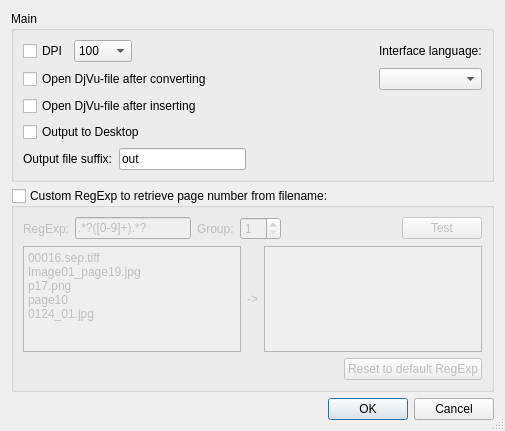
<?xml version="1.0" encoding="UTF-8"?>
<ui version="4.0">
 <class>OptionsDialog</class>
 <widget class="QDialog" name="OptionsDialog">
  <property name="geometry">
   <rect>
    <x>0</x>
    <y>0</y>
    <width>505</width>
    <height>431</height>
   </rect>
  </property>
  <property name="windowTitle">
   <string>Options</string>
  </property>
  <property name="windowIcon">
   <iconset resource="res/appicon.qrc">
    <normaloff>:/appicon</normaloff>:/appicon</iconset>
  </property>
  <property name="sizeGripEnabled">
   <bool>true</bool>
  </property>
  <property name="modal">
   <bool>true</bool>
  </property>
  <layout class="QVBoxLayout" name="verticalLayout">
   <item>
    <widget class="QGroupBox" name="groupBox">
     <property name="title">
      <string>Main</string>
     </property>
     <layout class="QGridLayout" name="gridLayout">
      <item row="1" column="0">
       <widget class="QCheckBox" name="cbOpenAfterConv">
        <property name="text">
         <string>Open DjVu-file after converting</string>
        </property>
       </widget>
      </item>
      <item row="0" column="0">
       <layout class="QHBoxLayout" name="horizontalLayout_2">
        <item>
         <widget class="QCheckBox" name="cbDPI">
          <property name="text">
           <string>DPI</string>
          </property>
         </widget>
        </item>
        <item>
         <widget class="QComboBox" name="comboDPI">
          <item>
           <property name="text">
            <string notr="true">100</string>
           </property>
          </item>
          <item>
           <property name="text">
            <string notr="true">150</string>
           </property>
          </item>
          <item>
           <property name="text">
            <string notr="true">200</string>
           </property>
          </item>
          <item>
           <property name="text">
            <string notr="true">300</string>
           </property>
          </item>
          <item>
           <property name="text">
            <string notr="true">400</string>
           </property>
          </item>
          <item>
           <property name="text">
            <string notr="true">500</string>
           </property>
          </item>
          <item>
           <property name="text">
            <string notr="true">600</string>
           </property>
          </item>
          <item>
           <property name="text">
            <string notr="true">1200</string>
           </property>
          </item>
         </widget>
        </item>
        <item>
         <spacer name="horizontalSpacer">
          <property name="orientation">
           <enum>Qt::Horizontal</enum>
          </property>
          <property name="sizeHint" stdset="0">
           <size>
            <width>40</width>
            <height>20</height>
           </size>
          </property>
         </spacer>
        </item>
       </layout>
      </item>
      <item row="2" column="0">
       <widget class="QCheckBox" name="cbOpenAfterIns">
        <property name="text">
         <string>Open DjVu-file after inserting</string>
        </property>
       </widget>
      </item>
      <item row="3" column="0">
       <widget class="QCheckBox" name="cbOutpDesktop">
        <property name="text">
         <string>Output to Desktop</string>
        </property>
       </widget>
      </item>
      <item row="4" column="0">
       <layout class="QHBoxLayout" name="horizontalLayout_3">
        <item>
         <widget class="QLabel" name="label">
          <property name="text">
           <string>Output file suffix:</string>
          </property>
         </widget>
        </item>
        <item>
         <widget class="QLineEdit" name="edOutputFileSuffix">
          <property name="text">
           <string notr="true">out</string>
          </property>
         </widget>
        </item>
        <item>
         <spacer name="horizontalSpacer_2">
          <property name="orientation">
           <enum>Qt::Horizontal</enum>
          </property>
          <property name="sizeHint" stdset="0">
           <size>
            <width>40</width>
            <height>20</height>
           </size>
          </property>
         </spacer>
        </item>
       </layout>
      </item>
      <item row="0" column="1">
       <widget class="QLabel" name="label_2">
        <property name="text">
         <string>Interface language:</string>
        </property>
       </widget>
      </item>
      <item row="1" column="1">
       <widget class="QComboBox" name="comboLang"/>
      </item>
     </layout>
    </widget>
   </item>
   <item>
    <widget class="QGroupBox" name="gbRegExp">
     <property name="title">
      <string>Custom RegExp to retrieve page number from filename:</string>
     </property>
     <property name="checkable">
      <bool>true</bool>
     </property>
     <property name="checked">
      <bool>false</bool>
     </property>
     <layout class="QVBoxLayout" name="verticalLayout_2">
      <item>
       <layout class="QHBoxLayout" name="horizontalLayout_4">
        <item>
         <widget class="QLabel" name="label_5">
          <property name="text">
           <string>RegExp:</string>
          </property>
         </widget>
        </item>
        <item>
         <widget class="QLineEdit" name="edRegExp">
          <property name="text">
           <string notr="true">.*?([0-9]+).*?</string>
          </property>
         </widget>
        </item>
        <item>
         <widget class="QLabel" name="label_4">
          <property name="text">
           <string>Group:</string>
          </property>
         </widget>
        </item>
        <item>
         <widget class="QSpinBox" name="sbGroup">
          <property name="minimum">
           <number>1</number>
          </property>
         </widget>
        </item>
        <item>
         <spacer name="horizontalSpacer_3">
          <property name="orientation">
           <enum>Qt::Horizontal</enum>
          </property>
          <property name="sizeHint" stdset="0">
           <size>
            <width>40</width>
            <height>20</height>
           </size>
          </property>
         </spacer>
        </item>
        <item>
         <widget class="QPushButton" name="btnTest">
          <property name="text">
           <string>Test</string>
          </property>
         </widget>
        </item>
       </layout>
      </item>
      <item>
       <layout class="QHBoxLayout" name="horizontalLayout_6">
        <item>
         <widget class="QPlainTextEdit" name="teDemoSrc">
          <property name="plainText">
           <string notr="true">00016.sep.tiff
Image01_page19.jpg
p17.png
page10
0124_01.jpg</string>
          </property>
         </widget>
        </item>
        <item>
         <widget class="QLabel" name="label_3">
          <property name="text">
           <string notr="true">-&gt;</string>
          </property>
         </widget>
        </item>
        <item>
         <widget class="QPlainTextEdit" name="teDemo">
          <property name="styleSheet">
           <string notr="true">background-color: palette(window)</string>
          </property>
          <property name="readOnly">
           <bool>true</bool>
          </property>
          <property name="plainText">
           <string notr="true"/>
          </property>
         </widget>
        </item>
       </layout>
      </item>
      <item>
       <layout class="QHBoxLayout" name="horizontalLayout">
        <item>
         <spacer name="horizontalSpacer_4">
          <property name="orientation">
           <enum>Qt::Horizontal</enum>
          </property>
          <property name="sizeHint" stdset="0">
           <size>
            <width>40</width>
            <height>20</height>
           </size>
          </property>
         </spacer>
        </item>
        <item>
         <widget class="QPushButton" name="btnResetRegExp">
          <property name="text">
           <string>Reset to default RegExp</string>
          </property>
         </widget>
        </item>
       </layout>
      </item>
     </layout>
    </widget>
   </item>
   <item>
    <widget class="QDialogButtonBox" name="buttonBox">
     <property name="orientation">
      <enum>Qt::Horizontal</enum>
     </property>
     <property name="standardButtons">
      <set>QDialogButtonBox::Cancel|QDialogButtonBox::Ok</set>
     </property>
    </widget>
   </item>
  </layout>
 </widget>
 <resources>
  <include location="res/appicon.qrc"/>
 </resources>
 <connections>
  <connection>
   <sender>buttonBox</sender>
   <signal>accepted()</signal>
   <receiver>OptionsDialog</receiver>
   <slot>accept()</slot>
   <hints>
    <hint type="sourcelabel">
     <x>248</x>
     <y>254</y>
    </hint>
    <hint type="destinationlabel">
     <x>157</x>
     <y>274</y>
    </hint>
   </hints>
  </connection>
  <connection>
   <sender>buttonBox</sender>
   <signal>rejected()</signal>
   <receiver>OptionsDialog</receiver>
   <slot>reject()</slot>
   <hints>
    <hint type="sourcelabel">
     <x>316</x>
     <y>260</y>
    </hint>
    <hint type="destinationlabel">
     <x>286</x>
     <y>274</y>
    </hint>
   </hints>
  </connection>
 </connections>
</ui>
